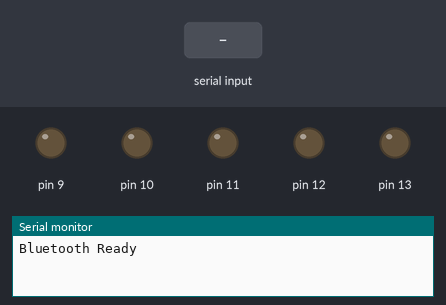
The sketch below on a simulated Arduino Uno, built with avr-gcc and run on an emulated ATmega328P. On the bench: output pins drawn as LEDs (lit = HIGH), the last lines printed to the serial monitor. The inputs (shaded band) are chosen by the test bench.

Above: at 1.2 s.
1.3 s: "F" received over the second serial link
At 2.0 s:
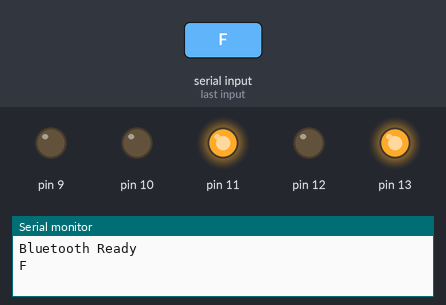
2.8 s: "B" received over the second serial link
At 3.2 s:
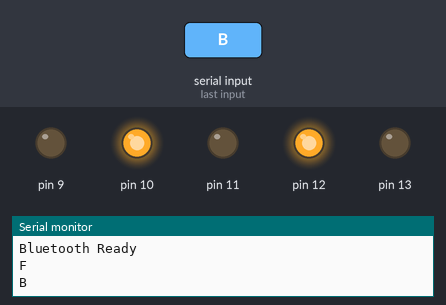
4.3 s: "R" received over the second serial link
At 5.5 s:
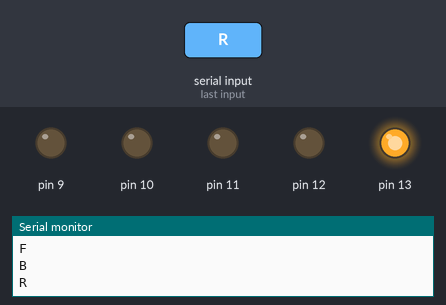
5.8 s: "L" received over the second serial link
At 6.7 s:
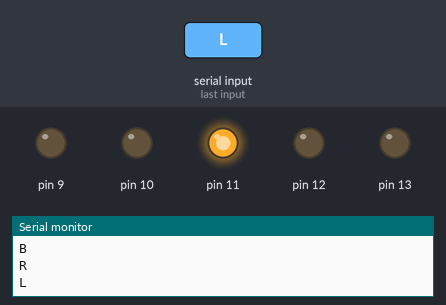
7.3 s: "W" received over the second serial link
At 7.8 s:
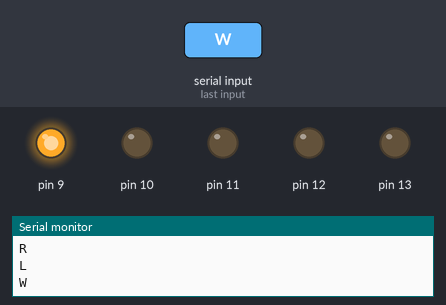
8.8 s: "F" received over the second serial link
At 10.2 s:
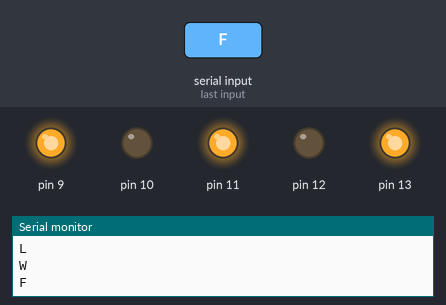
Timing chart, 0 to 11.3 s (numbered marks = the images above; inputs shaded):
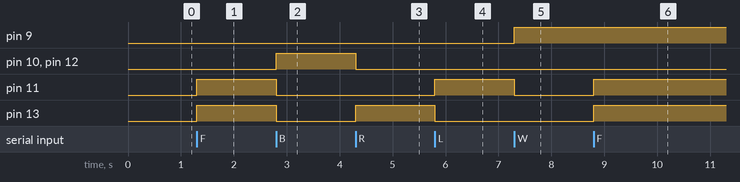

Measured:
- after the input at 1.3 s, pin 11, pin 13: LOW → HIGH at once
- after the input at 2.8 s, pin 10, pin 12: LOW → HIGH at once; pin 11, pin 13: HIGH → LOW at once
- after the input at 4.3 s, pin 10, pin 12: HIGH → LOW at once; pin 13: LOW → HIGH at once
- after the input at 5.8 s, pin 11: LOW → HIGH at once; pin 13: HIGH → LOW at once
- after the input at 7.3 s, pin 9: LOW → HIGH at once; pin 11: HIGH → LOW at once
- after the input at 8.8 s, pin 11, pin 13: LOW → HIGH at once

The sketch:

BLUETOOTH_CAR.ino
```cpp
#include <SoftwareSerial.h>

SoftwareSerial BT(2, 3); // RX, TX

char t;

void setup() {

  pinMode(13, OUTPUT);
  pinMode(12, OUTPUT);
  pinMode(11, OUTPUT);
  pinMode(10, OUTPUT);
  pinMode(9, OUTPUT);

  Serial.begin(9600);
  BT.begin(9600);

  Serial.println("Bluetooth Ready");
}

void loop() {

  if (BT.available()) {

    t = BT.read();

    Serial.println(t);

    // Stop all motors first
    digitalWrite(13, LOW);
    digitalWrite(12, LOW);
    digitalWrite(11, LOW);
    digitalWrite(10, LOW);

    if (t == 'F') {

      digitalWrite(13, HIGH);
      digitalWrite(11, HIGH);

    }

    else if (t == 'B') {

      digitalWrite(12, HIGH);
      digitalWrite(10, HIGH);

    }

    else if (t == 'R') {

      digitalWrite(13, HIGH);

    }

    else if (t == 'L') {

      digitalWrite(11, HIGH);

    }

    else if (t == 'S') {

      digitalWrite(13, LOW);
      digitalWrite(12, LOW);
      digitalWrite(11, LOW);
      digitalWrite(10, LOW);

    }

    else if (t == 'W') {

      digitalWrite(9, HIGH);

    }

    else if (t == 'w') {

      digitalWrite(9, LOW);

    }
  }
}
```
